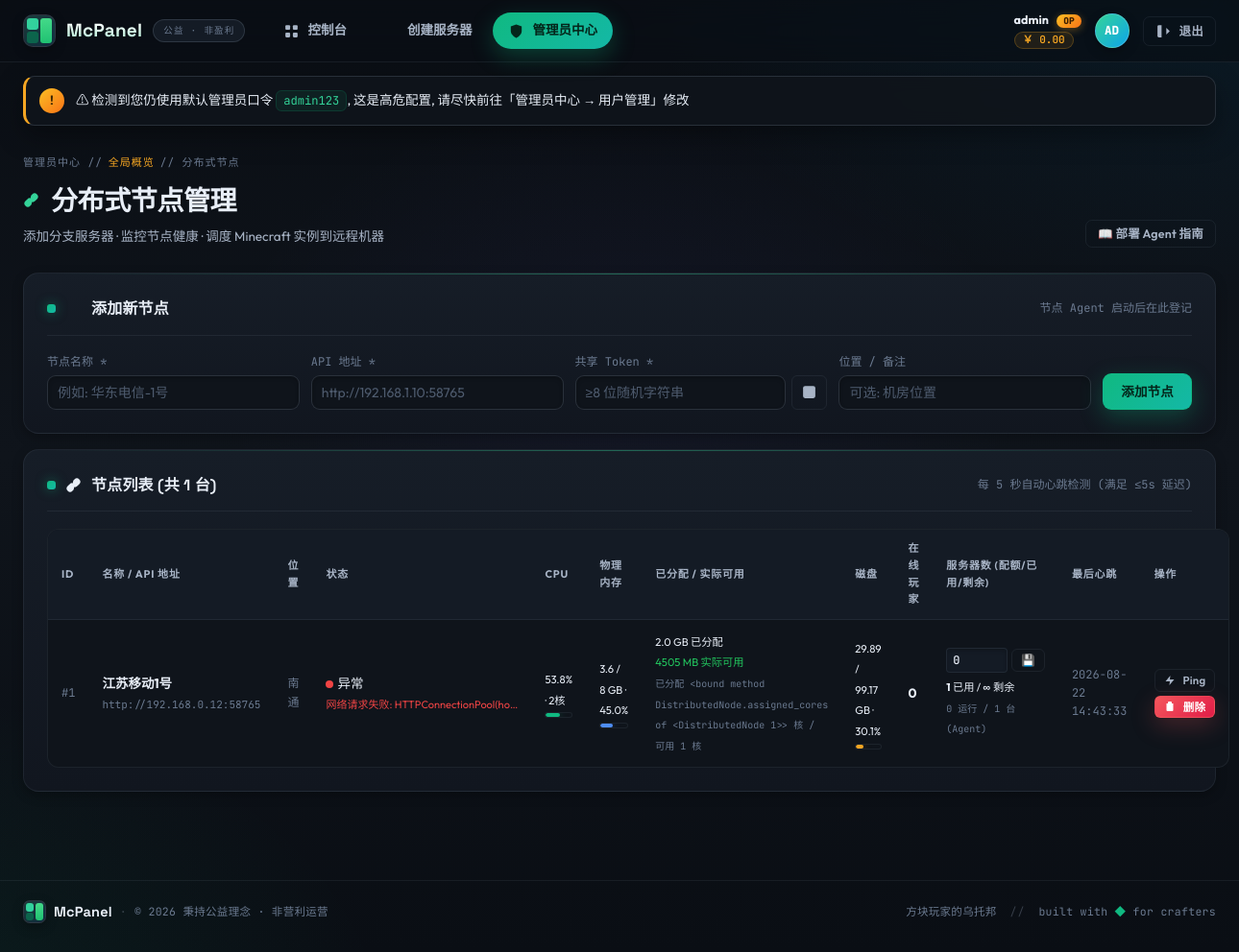
Page /admin/nodes (signed in) on the committed database.
### models.py (models this page shows, shortened)
class User(UserMixin, db.Model):
    __tablename__ = 'users'
    id = db.Column(db.Integer, primary_key=True)
    username = db.Column(db.String(80), unique=True, nullable=False, index=True)
    email = db.Column(db.String(120), unique=True, nullable=False)
    password_hash = db.Column(db.String(256), nullable=False)
    is_admin = db.Column(db.Boolean, default=False)
    max_servers = db.Column(db.Integer, default=2)        # 最大服务器数量
    total_memory = db.Column(db.Integer, default=4096)    # 总内存配额 MB
    total_cores = db.Column(db.Integer, default=2)        # 总核心配额
    balance = db.Column(db.Float, default=0.0)            # 余额
    created_at = db.Column(db.DateTime, default=datetime.utcnow)
    servers = db.relationship('ServerInstance', backref='owner', lazy=True, cascade='all, delete-orphan')

class DistributedNode(db.Model):
    __tablename__ = 'nodes'
    id = db.Column(db.Integer, primary_key=True)
    name = db.Column(db.String(100), unique=True, nullable=False)
    api_url = db.Column(db.String(300), nullable=False)          # http(s)://host:port
    api_token = db.Column(db.String(300), nullable=False)        # Bearer Token
    description = db.Column(db.String(300), default='')
    location = db.Column(db.String(100), default='')             # 机房位置描述
    status = db.Column(db.String(20), default='offline')         # online / offline / error
    last_error = db.Column(db.String(500), nullable=True)
    host_cpu = db.Column(db.Float, default=0.0)                  # %
    host_cpu_count = db.Column(db.Integer, default=0)           # 逻辑核数
    host_memory_total = db.Column(db.BigInteger, default=0)      # GB
    host_memory_used = db.Column(db.BigInteger, default=0)       # GB
    host_disk_total = db.Column(db.BigInteger, default=0)        # GB
    host_disk_used = db.Column(db.BigInteger, default=0)         # GB
    running_servers = db.Column(db.Integer, default=0)
    total_servers = db.Column(db.Integer, default=0)
    online_players = db.Column(db.Integer, default=0)
    max_servers = db.Column(db.Integer, default=0)
    last_heartbeat_at = db.Column(db.DateTime, nullable=True)
    created_at = db.Column(db.DateTime, default=datetime.utcnow)
    updated_at = db.Column(db.DateTime, default=datetime.utcnow, onupdate=datetime.utcnow)
    servers = db.relationship('ServerInstance', backref='node', lazy=True)
    @property
    def status_display(self) -> str:
        mapping = {'online': '在线', 'offline': '离线', 'error': '异常'}
        return mapping.get(self.status, self.status)
    @property
    def status_color(self) -> str:
        mapping = {'online': '#22c55e', 'offline': '#64748b', 'error': '#ef4444'}
        return mapping.get(self.status, '#64748b')
    @property
    def memory_percent(self) -> float:
        if not self.host_memory_total:
            return 0.0
        return round(self.host_memory_used / self.host_memory_total * 100, 1)
    @property
    def disk_percent(self) -> float:
        if not self.host_disk_total:
            return 0.0
        return round(self.host_disk_used / self.host_disk_total * 100, 1)
    def assigned_memory_mb(self) -> int:
        return sum(s.memory for s in self.servers)
    def assigned_cores(self) -> int:
        return sum(s.cores for s in self.servers)
    def assigned_server_count(self) -> int:
        return len(self.servers)
    @property
    def available_memory_mb(self) -> int:
        phys_total_mb = (self.host_memory_total or 0) * 1024
        phys_used_mb = (self.host_memory_used or 0) * 1024
        assigned = self.assigned_memory_mb()
        actual_used = max(phys_used_mb, assigned)
        return max(0, int(phys_total_mb - actual_used))
    @property
    def available_cores(self) -> int:
        total_logical = self.host_cpu_count or 0
        if total_logical <= 0:
            return max(0, 4 - self.assigned_cores())
        return max(0, total_logical - self.assigned_cores())

class ServerInstance(db.Model):
    __tablename__ = 'servers'
    id = db.Column(db.Integer, primary_key=True)
    name = db.Column(db.String(100), nullable=False)
    user_id = db.Column(db.Integer, db.ForeignKey('users.id'), nullable=False)
    node_id = db.Column(db.Integer, db.ForeignKey('nodes.id'), nullable=True)
    server_type = db.Column(db.String(50), default='paper')  # paper, vanilla, forge, fabric, spigot
    version = db.Column(db.String(20), default='1.20.4')
    memory = db.Column(db.Integer, default=2048)            # MB
    cores = db.Column(db.Integer, default=1)
    port = db.Column(db.Integer, unique=True, nullable=False)
    motd = db.Column(db.String(200), default='A Minecraft Server')
    max_players = db.Column(db.Integer, default=20)
    status = db.Column(db.String(20), default='stopped')    # running, stopped, starting, stopping, crashed
    pid = db.Column(db.Integer, nullable=True)
    player_count = db.Column(db.Integer, default=0)
    uptime_seconds = db.Column(db.BigInteger, default=0)
    last_started = db.Column(db.DateTime, nullable=True)
    created_at = db.Column(db.DateTime, default=datetime.utcnow)
    updated_at = db.Column(db.DateTime, default=datetime.utcnow, onupdate=datetime.utcnow)
    server_path = db.Column(db.String(500), nullable=True)   # 服务器目录绝对路径
    jar_file = db.Column(db.String(200), default='server.jar')
    java_args = db.Column(db.String(500), default='')         # 额外 JVM 参数
    auto_start = db.Column(db.Boolean, default=False)
    online_mode = db.Column(db.Boolean, default=True)         # 正版验证
    pvp_enabled = db.Column(db.Boolean, default=True)
    difficulty = db.Column(db.String(10), default='normal')   # peaceful, easy, normal, hard
    level_name = db.Column(db.String(100), default='world')
    whitelist_enabled = db.Column(db.Boolean, default=False)

### app.py (the view)
@app.route('/admin/nodes')
@login_required
@admin_required
def admin_nodes():
    nodes = DistributedNode.query.order_by(DistributedNode.created_at.desc()).all()
    return render_template('admin_nodes.html', nodes=nodes)

### templates/admin_nodes.html (shortened to what this page needs)
{% extends '_base.html' %}
{% block content %}
<div class="dash-header">
  <div>
    <div class="crumb">管理员中心 // <a href="{{ url_for('admin_center') }}" style="color:var(--amber)">全局概览</a> // 分布式节点</div>
    <h1 class="dash-title"><i data-i="link"></i> 分布式节点管理</h1>
    <p class="dash-sub">添加分支服务器 · 监控节点健康 · 调度 Minecraft 实例到远程机器</p>
  </div>
  <div class="dash-actions">
    <a class="btn btn-ghost btn-sm" href="#" onclick="document.getElementById('help-agent').style.display='block';return false;">
      📖 部署 Agent 指南
    </a>
  </div>
</div>
<div class="card-panel" style="margin-bottom:16px">
  <div class="panel-head">
    <h3><i data-i="plus"></i> 添加新节点</h3>
    <span class="muted">节点 Agent 启动后在此登记</span>
  </div>
  <form id="add-node-form" style="display:grid;grid-template-columns:1fr 1fr 1fr 1fr auto;gap:12px;margin-top:12px;align-items:end">
    <div>
      <label class="muted" style="font-size:12px;display:block;margin-bottom:4px">节点名称 *</label>
      <input required id="n-name" type="text" placeholder="例如: 华东电信-1号" class="form-input" style="width:100%;padding:8px 10px;border:1px solid var(--line-s);border-radius:9px;background:var(--bg-1);color:var(--text)">
    </div>
    <div>
      <label class="muted" style="font-size:12px;display:block;margin-bottom:4px">API 地址 *</label>
      <input required id="n-url" type="text" placeholder="http://192.168.1.10:58765" class="form-input" style="width:100%;padding:8px 10px;border:1px solid var(--line-s);border-radius:9px;background:var(--bg-1);color:var(--text)">
    </div>
    <div>
      <label class="muted" style="font-size:12px;display:block;margin-bottom:4px">共享 Token *</label>
      <div style="display:flex;gap:6px">
        <input required id="n-token" type="text" placeholder="≥8 位随机字符串" class="form-input" style="flex:1;padding:8px 10px;border:1px solid var(--line-s);border-radius:9px;background:var(--bg-1);color:var(--text)">
        <button type="button" class="btn btn-ghost btn-xs" onclick="genToken()" title="生成随机 Token"><i data-i="dice"></i></button>
      </div>
    </div>
    <div>
      <label class="muted" style="font-size:12px;display:block;margin-bottom:4px">位置 / 备注</label>
      <input id="n-loc" type="text" placeholder="可选: 机房位置" class="form-input" style="width:100%;padding:8px 10px;border:1px solid var(--line-s);border-radius:9px;background:var(--bg-1);color:var(--text)">
    </div>
    <button type="submit" class="btn btn-primary" style="padding:10px 18px">添加节点</button>
  </form>
</div>
<div class="card-panel">
  <div class="panel-head">
    <h3><i data-i="link"></i> 节点列表 (共 {{ nodes|length }} 台)</h3>
    <span class="muted">每 5 秒自动心跳检测 (满足 ≤5s 延迟)</span>
  </div>
  <table class="admin-table" style="width:100%;margin-top:12px">
    <thead>
      <tr>
        <th>ID</th><th>名称 / API 地址</th><th>位置</th><th>状态</th>
        <th>CPU</th><th>物理内存</th><th>已分配 / 实际可用</th><th>磁盘</th>
        <th>在线玩家</th><th>服务器数 (配额/已用/剩余)</th>
        <th>最后心跳</th><th>操作</th>
      </tr>
    </thead>
    <tbody>
      {% for n in nodes %}
      <tr data-nid="{{ n.id }}">
        <td class="muted">#{{ n.id }}</td>
        <td>
          <b>{{ n.name }}</b>
          <div class="muted" style="font-size:11px;margin-top:2px">{{ n.api_url }}</div>
        </td>
        <td class="muted">{{ n.location or '-' }}</td>
        <td>
          <div style="display:flex;flex-direction:column;gap:2px">
            <span><span style="display:inline-block;width:8px;height:8px;border-radius:50%;background:{{ n.status_color }};margin-right:4px"></span>{{ n.status_display }}</span>
            {% if n.last_error %}
              <small style="color:#ef4444;font-size:11px;max-width:200px;overflow:hidden;text-overflow:ellipsis;white-space:nowrap" title="{{ n.last_error }}">{{ n.last_error }}</small>
            {% endif %}
          </div>
        </td>
        <td>
          <small>{{ n.host_cpu }}%{% if n.host_cpu_count %} · {{ n.host_cpu_count }}核{% endif %}</small>
          <div class="bar bar-jade" style="height:6px;margin-top:2px"><span style="width:{{ n.host_cpu }}%"></span></div>
        </td>
        <td>
          <small>{{ n.host_memory_used }} / {{ n.host_memory_total }} GB · {{ n.memory_percent }}%</small>
          <div class="bar bar-blue" style="height:6px;margin-top:2px"><span style="width:{{ n.memory_percent }}%"></span></div>
        </td>
        <td>
          <small>{{ (n.assigned_memory_mb()/1024)|round(2) }} GB 已分配</small><br>
          <small style="color:#22c55e">{{ n.available_memory_mb }} MB 实际可用</small><br>
          <small class="muted" style="font-size:10px">已分配 {{ n.assigned_cores }} 核 / 可用 {{ n.available_cores }} 核</small>
        </td>
        <td>
          <small>{{ n.host_disk_used }} / {{ n.host_disk_total }} GB · {{ n.disk_percent }}%</small>
          <div class="bar bar-amber" style="height:6px;margin-top:2px"><span style="width:{{ n.disk_percent }}%"></span></div>
        </td>
        <td><b>{{ n.online_players or 0 }}</b></td>
        <td>
          <div style="display:flex;align-items:center;gap:4px;margin-bottom:4px">
            <input type="number" min="0" step="1" value="{{ n.max_servers or 0 }}"
                   data-nid="{{ n.id }}" class="node-max-servers"
                   style="width:64px;padding:4px 6px;border:1px solid var(--line);border-radius:4px;background:var(--bg-2);color:var(--text);font-size:12px" />
            <button class="btn btn-ghost btn-xs" onclick="saveMaxServers({{ n.id }})">💾</button>
          </div>
          <small><b>{{ n.assigned_server_count() }}</b> 已用 / <b>{% if n.max_servers %}{{ n.available_server_slots }}{% else %}∞{% endif %}</b> 剩余</small><br>
          <small class="muted" style="font-size:10px">{{ n.running_servers }} 运行 / {{ n.total_servers }} 台 (Agent)</small>
        </td>
        <td class="muted" style="font-size:12px">
          {% if n.last_heartbeat_at %}
            {{ n.last_heartbeat_at.strftime('%Y-%m-%d') }}<br>
            {{ n.last_heartbeat_at.strftime('%H:%M:%S') }}
          {% else %}<span class="muted">从未检测</span>{% endif %}
        </td>
        <td>
          <div style="display:flex;flex-direction:column;gap:4px">
            <button class="btn btn-ghost btn-xs" onclick="pingNode({{ n.id }})"><i data-i="zap" style="width:12px;height:12px"></i> Ping</button>
            <button class="btn btn-danger btn-xs" onclick="delNode({{ n.id }})"><i data-i="trash" style="width:12px;height:12px"></i> 删除</button>
          </div>
        </td>
      </tr>
      {% else %}
      <tr><td colspan="12" class="empty-state" style="padding:60px">
        <div style="font-size:60px">🔗</div>
        <h3 style="margin:12px 0">还没有任何分布式节点</h3>
        <p class="muted">通过上方表单添加节点，或查看"部署 Agent 指南"了解如何在远程服务器启动 Agent。</p>
      </td></tr>
      {% endfor %}
    </tbody>
  </table>
</div>
{% endblock %}

### templates/_base.html (shortened to what this page needs)
<!DOCTYPE html>
<html lang="zh-CN">
<head>
  <link rel="stylesheet" href="{{ url_for('static', filename='css/app.css') }}" />
</head>
<body class="{% block body_class %}{% endblock %}">
  <div class="bg-layer bg-noise" aria-hidden="true"></div>
  <div class="bg-layer bg-grad" aria-hidden="true"></div>
  {% if current_user.is_authenticated %}
  <header class="topbar">
    <div class="topbar-inner">
      <a class="brand" href="{{ url_for('dashboard') }}">
        <span class="brand-mark" aria-hidden="true">
          <span class="bm bm-1"></span><span class="bm bm-2"></span><span class="bm bm-3"></span>
        </span>
        <span class="brand-text">McPanel</span>
        <span class="brand-tag">公益 · 非盈利</span>
      </a>
      <nav class="nav-links" role="navigation">
        <a href="{{ url_for('dashboard') }}" class="{% if request.endpoint == 'dashboard' %}active{% endif %}">
          <i data-i="grid"></i>
          <span>控制台</span>
        </a>
        <a href="{{ url_for('server_new') }}" class="{% if request.endpoint == 'server_new' %}active{% endif %}">
          <i data-i="plus"></i>
          <span>创建服务器</span>
        </a>
        {% if current_user.is_admin %}
        <div class="nav-item-group">
          <a href="{{ url_for('admin_center') }}" class="{% if request.endpoint and request.endpoint.startswith('admin') %}active{% endif %}">
            <i data-i="shield"></i>
            <span>管理员中心</span>
          </a>
        </div>
        {% endif %}
      </nav>
      <div class="user-area">
        <div class="user-info">
          <div class="user-name">
            {{ current_user.username }}
            {% if current_user.is_admin %}<span class="badge-admin">OP</span>{% endif %}
          </div>
          <div class="user-balance">￥ {{ '%.2f' % current_user.balance }}</div>
        </div>
        <div class="user-avatar" title="{{ current_user.username }}">
          {{ current_user.username[:2].upper() }}
        </div>
        <a class="btn btn-ghost btn-sm" href="{{ url_for('auth_logout') }}">
          <i data-i="logout"></i>退出
        </a>
      </div>
    </div>
  </header>
  {% endif %}
  <div class="flash-wrap">
    {% if session.get('_must_change_admin_password') and current_user.is_admin %}
    <div class="flash flash-warning" style="position:sticky;top:0;z-index:50">
      <span class="flash-icon">!</span>
      <span class="flash-text">⚠ 检测到您仍使用默认管理员口令 <code>admin123</code>, 这是高危配置, 请尽快前往「管理员中心 → 用户管理」修改</span>
    </div>
    {% endif %}
  </div>
  <main class="main-wrap">
    {% block content %}{% endblock %}
  </main>
  <footer class="site-footer">
    <div class="fcol">
      <span class="f-brand">
        <span class="brand-mark sm" aria-hidden="true">
          <span class="bm bm-1"></span><span class="bm bm-2"></span><span class="bm bm-3"></span>
        </span>
        McPanel
      </span>
      <span class="f-dot">·</span>
      <span>© {{ now_year }} 秉持公益理念 · 非营利运营</span>
    </div>
    <div class="fcol right">
      <span class="f-meta">方块玩家的乌托邦</span>
      <span class="f-sep">//</span>
      <span class="f-heart">built with <span>◆</span> for crafters</span>
    </div>
  </footer>
</body>
</html>

### rows in the picture
User: username "admin", balance "0.00", username "AD"
DistributedNode: id "1", name "江苏移动1号", api_url "http://192.168.0.12:58765", location "南通", status_display "异常", last_error "网络请求失败: HTTPConnectionPool(ho…", host_cpu "53.8", host_cpu_count "2", host_memory_used "3.6", host_memory_total "8", memory_percent "45.0", available_memory_mb "4505", assigned_cores "<bound method DistributedNode.assigned_cores of <DistributedNode 1>>", available_cores "1", host_disk_used "29.89", host_disk_total "99.17", disk_percent "30.1", online_players "0", max_servers "0", assigned_server_count "1", running_servers "0", total_servers "1", last_heartbeat_at "2026-08-22", last_heartbeat_at "14:43:33"
ServerInstance: (n.assigned_memory_mb()/1024)|round(2) "2.0"

### other values in the picture
{{ nodes|length }} "1"
